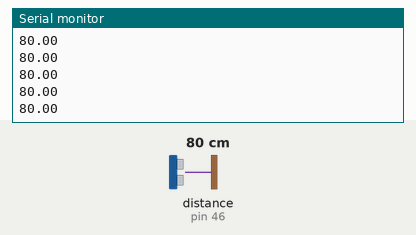
A sketch run on a simulated Arduino Mega 2560, built with avr-gcc and run on an emulated ATmega2560. Shown: the last lines printed to the serial monitor. Inputs (shaded band) come from the test bench; at power-on: distance to the obstacle (sensor on pin 46) 80 cm. The echo pulse lasts 58.3 µs per cm.

Above: at 1.2 s.
1.3 s: distance to the obstacle (sensor on pin 46) set to 2 cm
At 1.6 s:
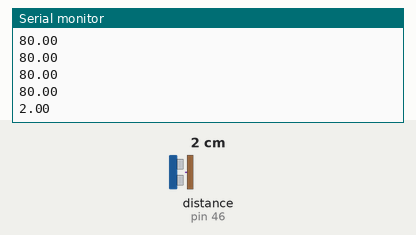
2.8 s: distance to the obstacle (sensor on pin 46) set to 4 cm
At 2.8 s:
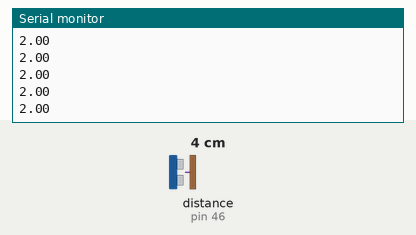
Timing chart, 0 to 5.8 s (numbered marks = the images above; inputs shaded):
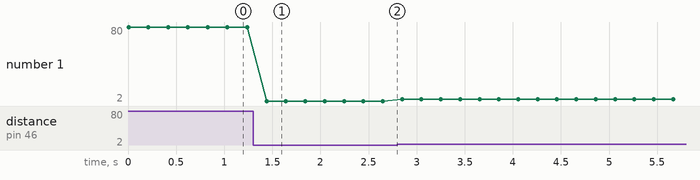

The sketch:

ultrasonic.ino
```cpp
#include <Ultrasonic.h>

#define TRIGGER_PIN 44
#define ECHO_PIN 46

Ultrasonic ultrasonic(TRIGGER_PIN, ECHO_PIN);

void setup()
{
  Serial.begin(9600);                           // start the serial port
}

void loop()
{
  float dist_cm = ultrasonic.Ranging(CM);       // get distance
  Serial.println(dist_cm);                      // print the distance

  delay(200);                                   // arbitary wait time.
}
```

Measured:
- after the input at 1.3 s, the serial monitor: prints a new line after 0.14 s (image 1)
- plotted number 1: 80 → 2 after the input at 1.3 s, 2 → 4 after the input at 2.8 s
